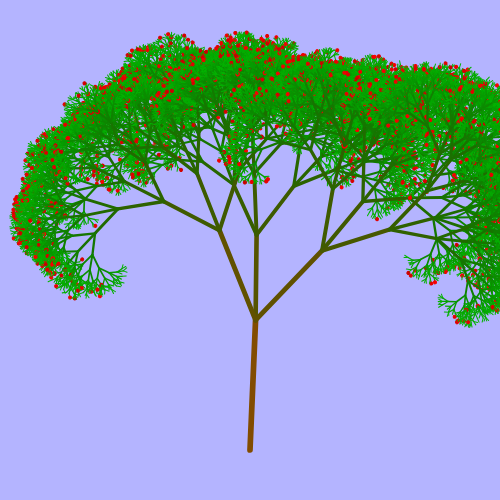
Frame 1 (no input)
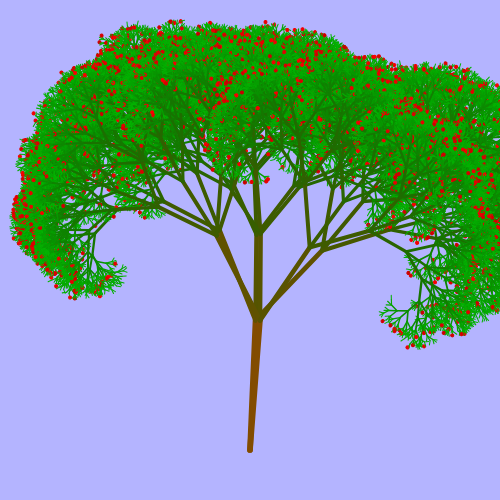
Frame 2 (the mouse pressed at the canvas centre, redrawn once)

The p5.js sketch that drew these frames (run headless with seeded random() and noise() and a simulated clock; the mouse was pressed at the canvas centre and the sketch redrawn once):

// p5.js sketch
// ── sketch.js
function setup() {
  createCanvas(500,500);
  background(180, 180, 255);
}

function draw() {
  translate(250,450);
  drawbranches(130);
  noLoop();
}


function drawbranches(length, right) {
  if (length < 4) {
    return;
  }
  
  // right, middle or center branch?
  if (right != undefined) {
    var angle = 0.6 + random(-0.2,0.2);
    if (right == 1) {
      rotate(angle);
    } else {
      rotate(-angle);
    }
  } else {
    rotate(random(-0.1,0.1));
  }
  
  // draw the branch
  stroke(length, 255/pow(length, 1/4), 0);
  strokeWeight(max(sqrt(length/4),1));
  line(0, 0, 0, -length);
  translate(0,-length);
  
  // maybe draw a fruit
  if (5 > random(0, length*10)) {
    var fruitColor = random(200,250)
    stroke(fruitColor,0,0);
    fill(fruitColor,0,0);
    ellipse(0,0, 3, 3);
  }
  
  push();
  drawbranches(length / random(1.3,1.6));
  pop();
  push();
  drawbranches(length / random(1.3,1.6), 0);
  pop();
  drawbranches(length / random(1.3,1.6), 1);
}
